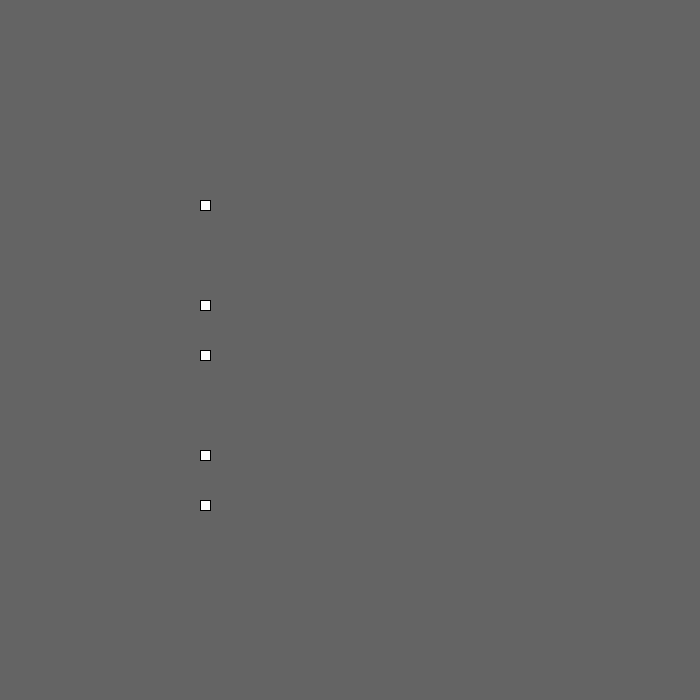
Frame 1 (no input)
Frame 60 (the mouse pressed at the canvas centre just before this capture): identical to frame 1, image omitted
Frame 120 (the mouse held since frame 60 and released just before this capture): identical to frame 1, image omitted

The Processing sketch that drew this single still picture (run headless with seeded random() and noise(); from frame 60 on, the mouse is pressed at the canvas centre):

// Processing sketch: processing_66621
// ── processing_66621.pde

int[] positionXList;
int[] positionYList;
int[] mySize;

void setup() {
  size(700, 700);

  positionYList = new int[5];
  positionYList[0] = 200;
  positionYList[1] = 300;
  positionYList[2] = 350;
  positionYList[3] = 450;
  positionYList[4] = 500;

  positionXList = new int[5];
  positionXList[0] = 200;
  positionXList[1] = 200;
  positionXList[2] = 200;
  positionXList[3] = 200;
  positionXList[4] = 200;

  mySize = new int[5];

  for (int i = 0; i < 5; i++) 
  {
    mySize[i] = 10;
  }
}


void draw() {
  background(100);

  for (int i = 0; i < 5; i++) {
    rect(positionXList[i], positionYList[i], mySize[i], mySize[i]);
  }
}


void mousePressed() {
  for (int i = 0; i <5; i++) {
    if (mouseX > 200 && (mouseX < 200 + mySize[i]) && mouseY > positionYList[i] && (mouseY < positionYList[i]+mySize[i]))
    {
      mySize[i] = mySize[i] + 1; 
    }
  }
}
